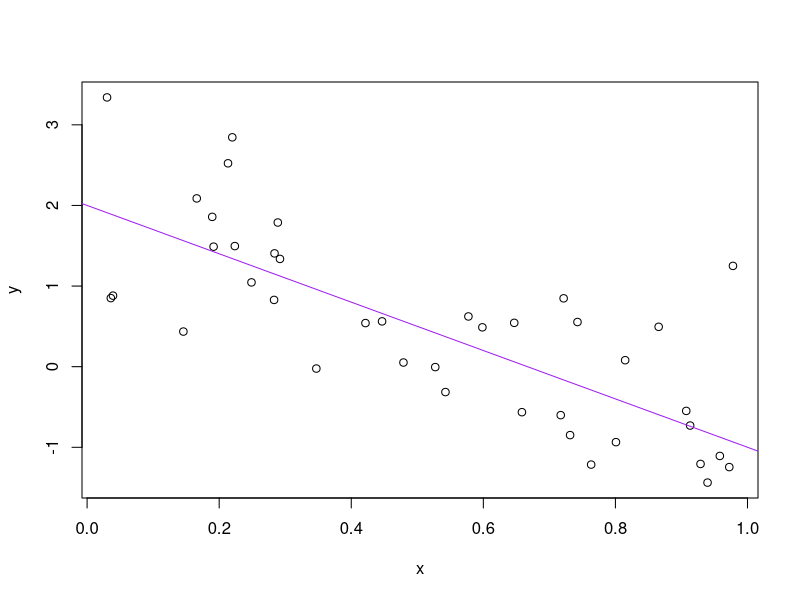
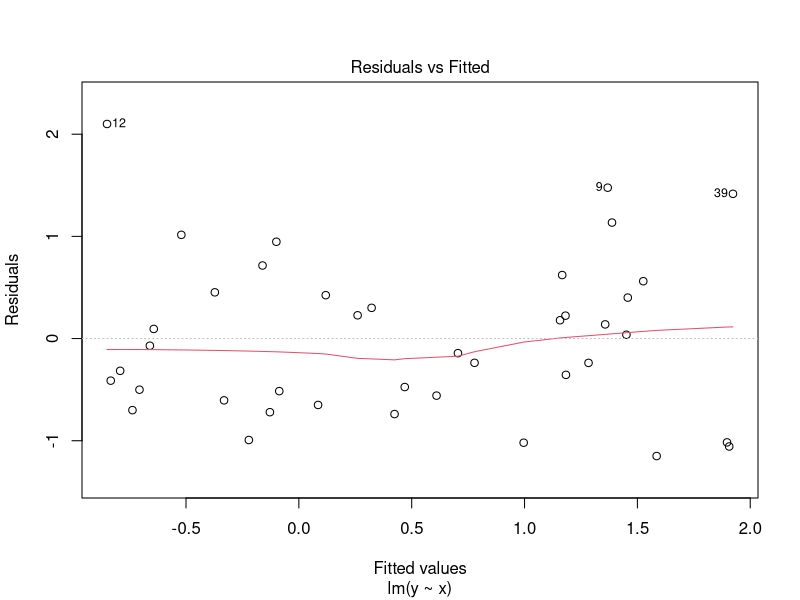
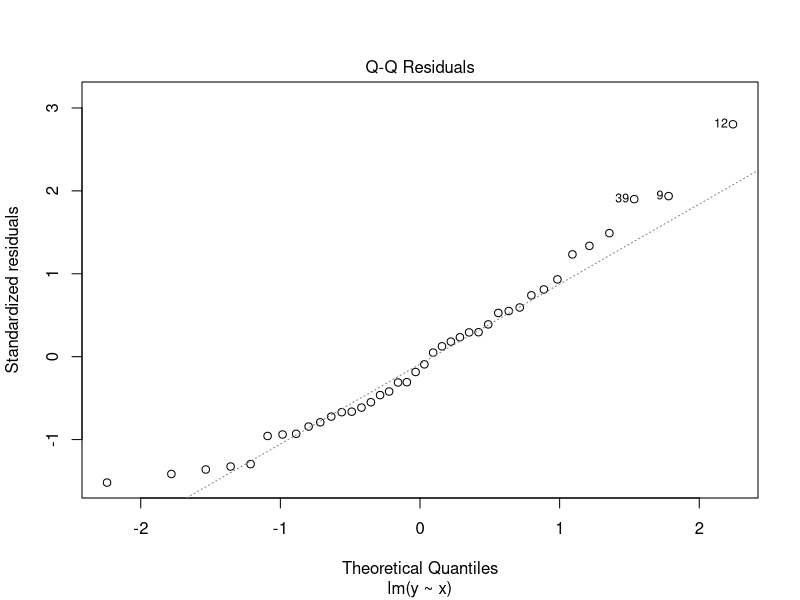
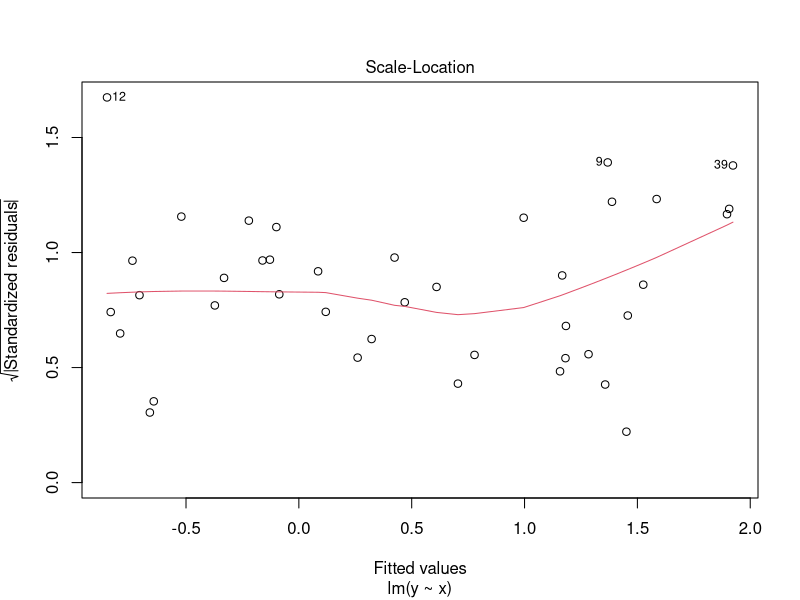
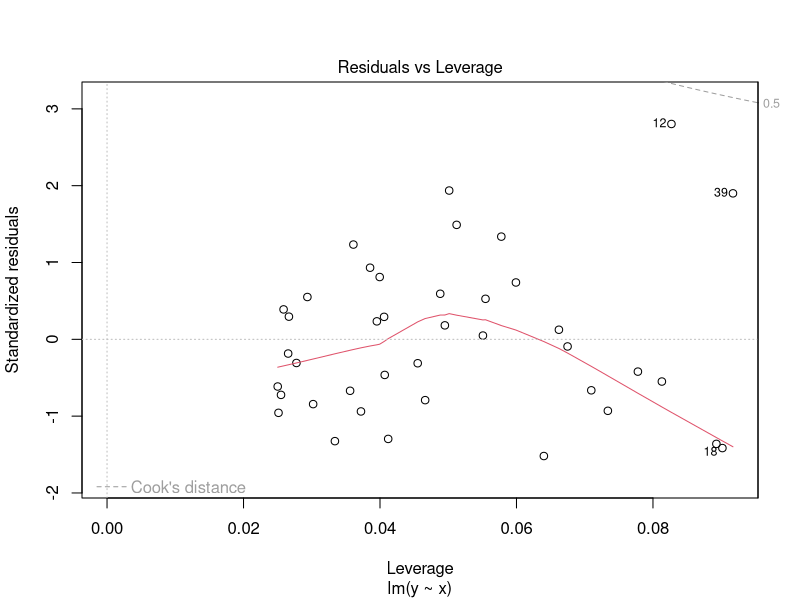

R code for these plots, in order:
a <- 2
b <- -3
sigSq <- 0.5
x <- runif(40)
y <- a+b*x + rnorm(40, sd = sqrt(sigSq))

avgX <- mean(x)
write(avgX, "Average X.txt")

plot(x,y)
abline(a,b, col="purple")
dev.print(png, "toylineplot.png", width=800, height=400)
dev.print(pdf, "toylinelot.pdf")

fit  <- lm(y~x)
summary(fit)
plot(fit)
